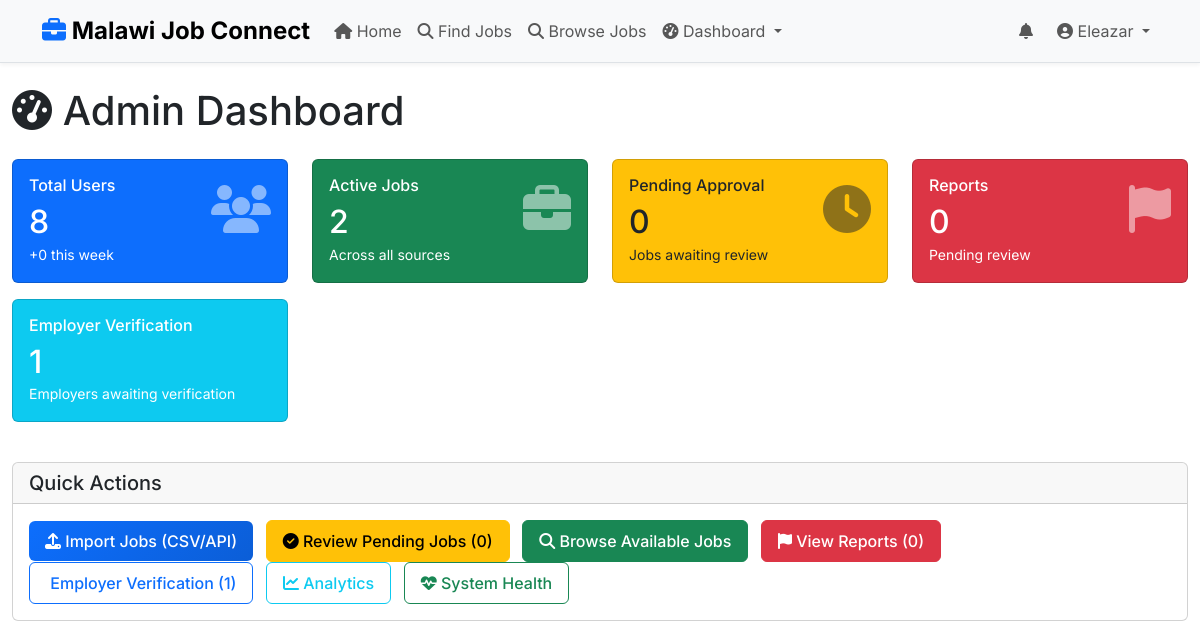
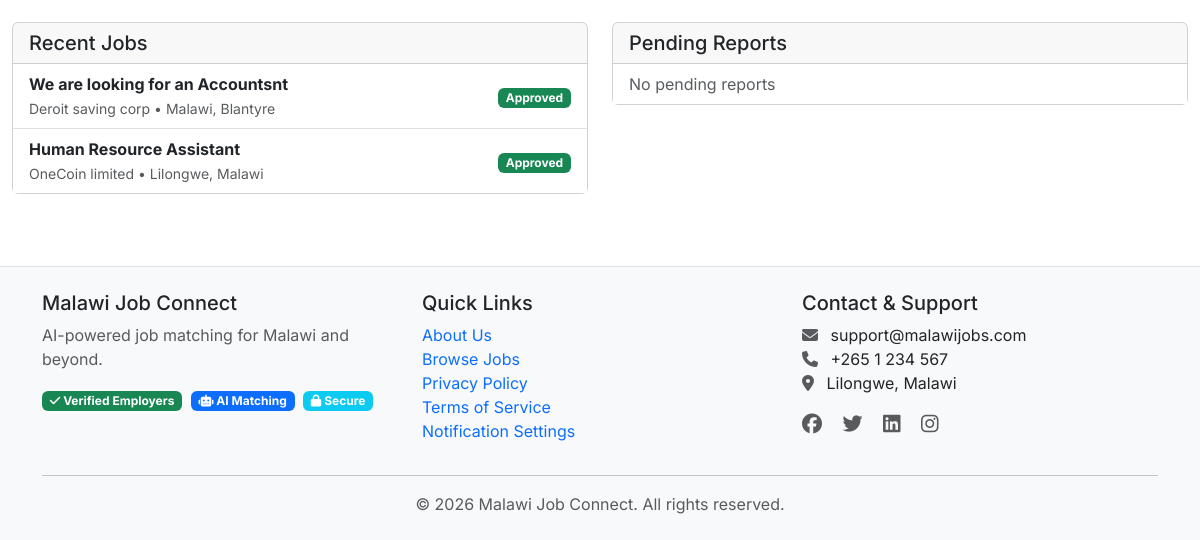
/dashboard/ (signed in), run on an earlier commit of the app's database (2 pictures, top to bottom).
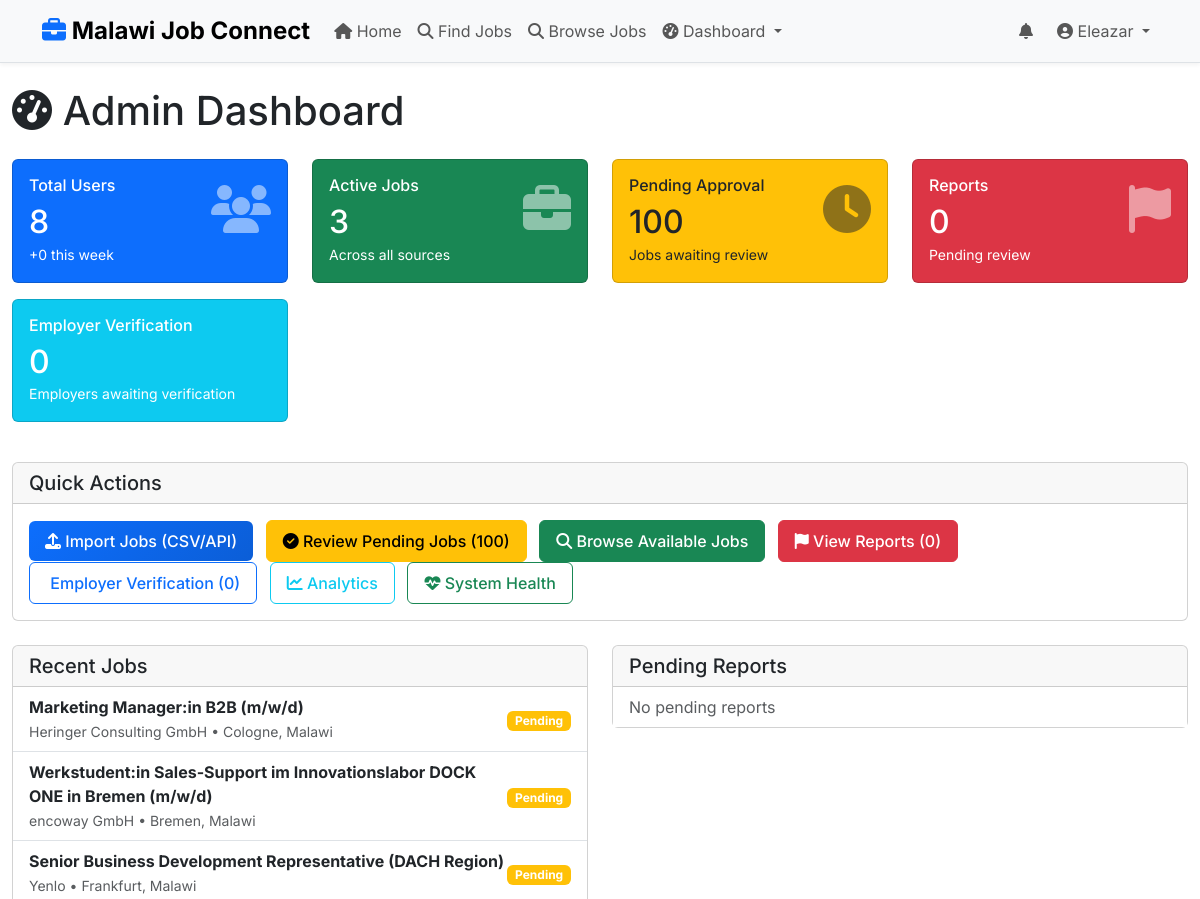
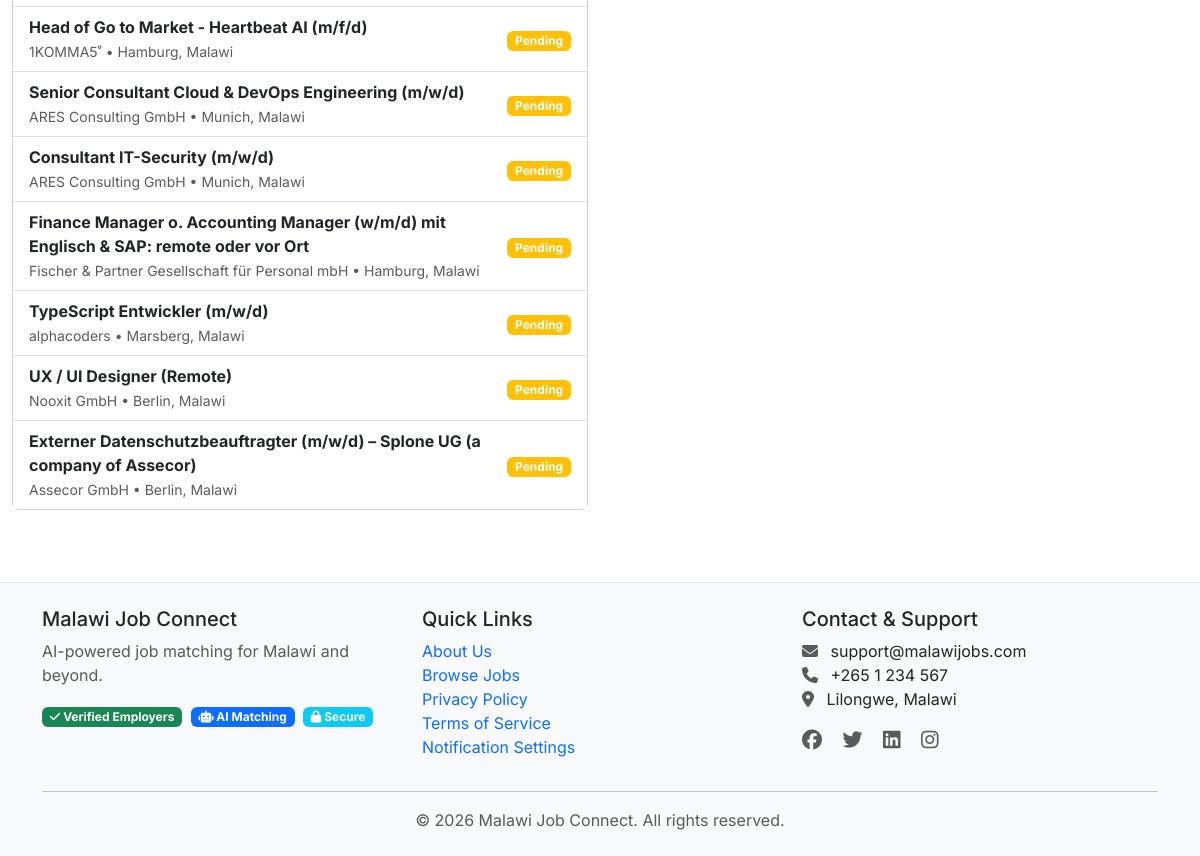
And on a later commit of the database (2 pictures, top to bottom).
### apps/jobs/models.py (models this page shows, shortened)
class JobVacancy(models.Model):
    class SourceType(models.TextChoices):
        ADMIN_CSV = 'ADMIN_CSV', 'Admin CSV Upload'
        ADMIN_API = 'ADMIN_API', 'Admin API Fetch'
        VERIFIED_EMPLOYER = 'EMP_VERIFIED', 'Verified Employer'
        GENERAL_USER = 'USER_GEN', 'General User'
    class JobType(models.TextChoices):
        FULL_TIME = 'FT', 'Full Time'
        PART_TIME = 'PT', 'Part Time'
        CONTRACT = 'CT', 'Contract'
        INTERNSHIP = 'IN', 'Internship'
        REMOTE = 'RM', 'Remote'
        HYBRID = 'HY', 'Hybrid'
        FREELANCE = 'FL', 'Freelance'
    class ExperienceLevel(models.TextChoices):
        ENTRY = 'ENTRY', 'Entry Level (0-2 years)'
        JUNIOR = 'JUNIOR', 'Junior (2-4 years)'
        MID = 'MID', 'Mid Level (4-7 years)'
        SENIOR = 'SENIOR', 'Senior (7-10 years)'
        LEAD = 'LEAD', 'Lead/Manager (10+ years)'
    class LocationType(models.TextChoices):
        MALAWI_CITY = 'MW_CITY', 'Malawi City'
        MALAWI_DISTRICT = 'MW_DIST', 'Malawi District'
        INTERNATIONAL = 'INTL', 'International'
        REMOTE = 'REMOTE', 'Remote'
    title = models.CharField(max_length=255, db_index=True)
    company_name = models.CharField(max_length=255, db_index=True)
    company_logo = models.URLField(blank=True, null=True)
    company_website = models.URLField(blank=True, null=True)
    category = models.ForeignKey(
        JobCategory,
        on_delete=models.SET_NULL,
        null=True,
        blank=True,
        related_name='jobs'
    )
    description = models.TextField()
    requirements = models.TextField(blank=True, help_text="Detailed requirements")
    responsibilities = models.TextField(blank=True)
    required_skills = models.TextField(
        help_text="Comma-separated skills: Python, Django, Project Management"
    )
    required_qualifications = models.TextField(
        blank=True,
        help_text="Required degrees, certifications"
    )
    experience_level = models.CharField(
        max_length=20,
        choices=ExperienceLevel.choices,
        blank=True,
        null=True
    )
    years_of_experience_required = models.PositiveIntegerField(
        default=0,
        help_text="Minimum years of experience required"
    )
    location_type = models.CharField(
        max_length=20,
        choices=LocationType.choices,
        blank=True,
        null=True
    )
    city = models.CharField(max_length=100, blank=True)
    district = models.CharField(max_length=100, blank=True)
    country = models.CharField(max_length=100, blank=True)
    location_display = models.CharField(
        max_length=255,
        blank=True,
        help_text="Formatted location for display (e.g., 'Lilongwe, Malawi')"
    )
    is_remote = models.BooleanField(default=False)
    job_type = models.CharField(
        max_length=2,
        choices=JobType.choices,
        blank=True,
        null=True
    )
    salary_min = models.DecimalField(
        max_digits=12,
        decimal_places=2,
        null=True,
        blank=True
    )
    salary_max = models.DecimalField(
        max_digits=12,
        decimal_places=2,
        null=True,
        blank=True
    )
    salary_currency = models.CharField(max_length=3, default='MWK')
    salary_is_displayed = models.BooleanField(default=False)
    application_url = models.URLField(
        blank=True,
        null=True,
        help_text="External application link"
    )
    application_email = models.EmailField(
        blank=True,
        null=True,
        help_text="Email for direct applications"
    )
    application_deadline = models.DateField(null=True, blank=True)
    source_type = models.CharField(
        max_length=20,
        choices=SourceType.choices,
        default=SourceType.GENERAL_USER
    )
    trust_score = models.IntegerField(
        default=50,
        validators=[MinValueValidator(0), MaxValueValidator(100)],
        help_text="0-100 score based on source and verification"
    )
    is_approved = models.BooleanField(
        default=False,
        help_text="Admin approval status"
    )
    approved_by = models.ForeignKey(
        settings.AUTH_USER_MODEL,
        on_delete=models.SET_NULL,
        null=True,
        blank=True,
        related_name='approved_jobs'
    )
    approved_at = models.DateTimeField(null=True, blank=True)
    is_verified_company = models.BooleanField(default=False)
    has_suspicious_content = models.BooleanField(default=False)
    report_count = models.IntegerField(default=0)
    date_posted = models.DateTimeField(auto_now_add=True, db_index=True)
    date_updated = models.DateTimeField(auto_now=True)
    expiry_date = models.DateField(db_index=True)
    external_id = models.CharField(
        max_length=255,
        blank=True,
        help_text="ID from external system/API"
    )
    source_url = models.URLField(
        blank=True,
        help_text="Original source URL if scraped/imported"
    )
    posted_by = models.ForeignKey(
        settings.AUTH_USER_MODEL,
        on_delete=models.SET_NULL,
        null=True,
        blank=True,
        related_name='posted_jobs'
    )
    view_count = models.IntegerField(default=0)
    application_count = models.IntegerField(default=0)
    save_count = models.IntegerField(default=0)
    class Meta:
        db_table = 'job_vacancies'
        verbose_name = 'Job Vacancy'
        verbose_name_plural = 'Job Vacancies'
        ordering = ['-date_posted']
        indexes = [
            models.Index(fields=['expiry_date', 'is_approved']),
            models.Index(fields=['location_type', 'city']),
            models.Index(fields=['job_type', 'experience_level']),
            models.Index(fields=['trust_score']),
            models.Index(fields=['date_posted', 'is_approved']),
        ]

### apps/dashboard/views.py (the view)
# urls.py: path('', views.dashboard_home, name='home'),
@staff_member_required(login_url='accounts:login')
def dashboard_home(request):
    today = timezone.now().date()
    week_ago = today - timedelta(days=7)
    month_ago = today - timedelta(days=30)
    active_jobs = JobVacancy.objects.filter(
        is_approved=True,
        expiry_date__gte=today
    ).count()
    verified_employers = User.objects.filter(
        user_type='EMPLOYER',
        is_verified_employer=True
    ).count()
    pending_verifications = User.objects.filter(
        user_type='EMPLOYER',
        is_verified_employer=False
    ).count()
    expiring_soon = JobVacancy.objects.filter(
        is_approved=True,
        expiry_date__gte=today,
        expiry_date__lte=today + timedelta(days=7)
    ).count()
    from apps.interactions.models import JobApplication
    total_applications = JobApplication.objects.count()
    applications_this_week = JobApplication.objects.filter(
        applied_at__date__gte=week_ago
    ).count()
    context = {
        'total_users': User.objects.count(),
        'new_users_week': User.objects.filter(date_joined__date__gte=week_ago).count(),
        'total_jobs': JobVacancy.objects.filter(is_approved=True).count(),
        'active_jobs': active_jobs,
        'pending_approvals': JobVacancy.objects.filter(is_approved=False).count(),
        'expired_jobs': JobVacancy.objects.filter(expiry_date__lt=today, is_approved=True).count(),
        'expiring_soon': expiring_soon,
        'total_reports': JobReport.objects.filter(reviewed=False).count(),
        'verified_employers': verified_employers,
        'pending_verifications': pending_verifications,
        'total_applications': total_applications,
        'applications_this_week': applications_this_week,
        'recent_jobs': JobVacancy.objects.order_by('-date_posted')[:10],
        'recent_users': User.objects.order_by('-date_joined')[:10],
        'pending_reports': JobReport.objects.filter(reviewed=False).select_related('job', 'reported_by')[:5],
        'jobs_by_category': JobCategory.objects.annotate(
            job_count=Count('jobs', filter=Q(jobs__is_approved=True))
        ).values('name', 'job_count'),
        'jobs_by_source': JobVacancy.objects.values('source_type').annotate(
            count=Count('id')
        ).order_by('-count'),
        'daily_jobs': JobVacancy.objects.filter(
            date_posted__date__gte=month_ago
        ).extra({'date': "date(date_posted)"}).values('date').annotate(
            count=Count('id')
        ).order_by('date'),
    }
    return render(request, 'dashboard/home.html', context)

### templates/dashboard/home.html (shortened to what the changed rows need)
{% extends 'base/base.html' %}
{% block content %}
<div class="container-fluid mt-4">
    <div class="row">
        <div class="col-12">
            <h1 class="mb-4">
                <i class="fas fa-tachometer-alt"></i> Admin Dashboard
            </h1>
        </div>
    </div>
    <div class="row mb-4">
        <div class="col-md-3 mb-3">
            <div class="card bg-primary text-white">
                <div class="card-body">
                    <div class="d-flex justify-content-between align-items-center">
                        <div>
                            <h2 class="mb-0">{{ total_users }}</h2>
                        </div>
                    </div>
                </div>
            </div>
        </div>
        <div class="col-md-3 mb-3">
            <div class="card bg-success text-white">
                <div class="card-body">
                    <div class="d-flex justify-content-between align-items-center">
                        <div>
                            <h6 class="card-title">Active Jobs</h6>
                            <h2 class="mb-0">{{ total_jobs }}</h2>
                        </div>
                    </div>
                </div>
            </div>
        </div>
        <div class="col-md-3 mb-3">
            <div class="card bg-warning text-dark">
                <div class="card-body">
                    <div class="d-flex justify-content-between align-items-center">
                        <div>
                            <h6 class="card-title">Pending Approval</h6>
                            <h2 class="mb-0">{{ pending_approvals }}</h2>
                        </div>
                    </div>
                </div>
            </div>
        </div>
        <div class="col-md-3 mb-3">
            <div class="card bg-danger text-white">
                <div class="card-body">
                    <div class="d-flex justify-content-between align-items-center">
                        <div>
                            <h2 class="mb-0">{{ total_reports }}</h2>
                        </div>
                    </div>
                </div>
            </div>
        </div>
        <div class="col-md-3 mb-3">
            <div class="card bg-info text-white">
                <div class="card-body">
                    <div class="d-flex justify-content-between align-items-center">
                        <div>
                            <h6 class="card-title">Employer Verification</h6>
                            <h2 class="mb-0">{{ pending_verifications }}</h2>
                        </div>
                    </div>
                </div>
            </div>
        </div>
    </div>
    <div class="row mb-4">
        <div class="col-12">
            <div class="card">
                <div class="card-body">
                    <a href="{% url 'dashboard:ingestion' %}" class="btn btn-primary me-2">
                        <i class="fas fa-upload"></i> Import Jobs (CSV/API)
                    </a>
                    <a href="{% url 'dashboard:job_approval' %}" class="btn btn-warning me-2">
                        <i class="fas fa-check-circle"></i> Review Pending Jobs ({{ pending_approvals }})
                    </a>
                    <a href="{% url 'jobs:list' %}" class="btn btn-success me-2">
                        <i class="fas fa-search"></i> Browse Available Jobs
                    </a>
                    <a href="{% url 'dashboard:reports' %}" class="btn btn-danger">
                        <i class="fas fa-flag"></i> View Reports ({{ total_reports }})
                    </a>
                    <a href="{% url 'dashboard:employer_verification' %}" class="btn btn-outline-primary me-2">
                         Employer Verification ({{ pending_verifications }})
                    </a>
                    <a href="{% url 'dashboard:analytics' %}" class="btn btn-outline-info me-2">
                        <i class="fas fa-chart-line"></i> Analytics
                    </a>
                    <a href="{% url 'dashboard:system_health' %}" class="btn btn-outline-success">
                        <i class="fas fa-heartbeat"></i> System Health
                    </a>
                </div>
            </div>
        </div>
    </div>
    <div class="row">
        <div class="col-md-6 mb-4">
            <div class="card">
                <div class="card-body p-0">
                    <div class="list-group list-group-flush">
                        {% for job in recent_jobs %}
                        <div class="list-group-item">
                            <div class="d-flex justify-content-between align-items-center">
                                <div>
                                    <strong>{{ job.title }}</strong><br>
                                    <small class="text-muted">{{ job.company_name }} • {{ job.location_display }}</small>
                                </div>
                                <div>
                                    {% if job.is_approved %}
                                    <span class="badge bg-success">Approved</span>
                                    {% else %}
                                    <span class="badge bg-warning">Pending</span>
                                    {% endif %}
                                </div>
                            </div>
                        </div>
                        {% empty %}
                        <div class="list-group-item text-muted">No jobs yet</div>
                        {% endfor %}
                    </div>
                </div>
            </div>
        </div>
    </div>
</div>
{% endblock %}

What changed in the data, as far as the page shows it:
no longer on this page (row edited): JobVacancy: title "We are looking for an Accountsnt", company_name "Deroit saving corp", location_display "Malawi, Blantyre", is_approved "Approved"
no longer on this page (row edited): JobVacancy: title "Human Resource Assistant", company_name "OneCoin limited", location_display "Lilongwe, Malawi", is_approved "Approved"
added JobVacancy: title "Marketing Manager:in B2B (m/w/d)", company_name "Heringer Consulting GmbH", location_display "Cologne, Malawi", is_approved "Pending"
added JobVacancy: title "Werkstudent:in Sales-Support im Innovationslabor DOCK ONE in Bremen (m/w/d)", company_name "encoway GmbH", location_display "Bremen, Malawi", is_approved "Pending"
added JobVacancy: title "Senior Business Development Representative (DACH Region)", company_name "Yenlo", location_display "Frankfurt, Malawi", is_approved "Pending"
added JobVacancy: title "Head of Go to Market - Heartbeat AI (m/f/d)", company_name "1KOMMA5˚", location_display "Hamburg, Malawi", is_approved "Pending"
added JobVacancy: title "Senior Consultant Cloud & DevOps Engineering (m/w/d)", company_name "ARES Consulting GmbH", location_display "Munich, Malawi", is_approved "Pending"
added JobVacancy: title "Consultant IT-Security (m/w/d)", company_name "ARES Consulting GmbH", location_display "Munich, Malawi", is_approved "Pending"
added JobVacancy: title "Finance Manager o. Accounting Manager (w/m/d) mit Englisch & SAP: remote oder vor Ort", company_name "Fischer & Partner Gesellschaft für Personal mbH", location_display "Hamburg, Malawi", is_approved "Pending"
added JobVacancy: title "TypeScript Entwickler (m/w/d)", company_name "alphacoders", location_display "Marsberg, Malawi", is_approved "Pending"
added JobVacancy: title "UX / UI Designer (Remote)", company_name "Nooxit GmbH", location_display "Berlin, Malawi", is_approved "Pending"
added JobVacancy: title "Externer Datenschutzbeauftragter (m/w/d) – Splone UG (a company of Assecor)", company_name "Assecor GmbH", location_display "Berlin, Malawi", is_approved "Pending"
Also different on the page:
{{ total_jobs }}: "2" → "3"
{{ pending_approvals }}: "0" → "100"
{{ pending_verifications }}: "1" → "0"
